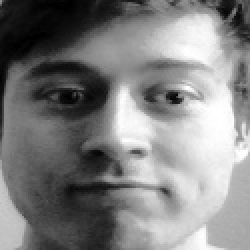
#> input picture faceRecog/Jonas14.jpg, 125 x 125 px, given in place of the camera (shown 2 times larger)
$ python functions.py
#> lines starting #> are read from the running program, lines starting #| are printed output that depends on the picture
import cv2


def normalize_intensity(image):
    if len(image.shape) == 3:
        image = cv2.cvtColor(image, cv2.COLOR_BGR2GRAY)
    return cv2.equalizeHist(image)


def cut_face_from_image(image, faces_coord):
    for (x, y, w, h) in faces_coord:
        w_rm = int(0.2 * w / 2)
        image = image[y: y + h, x + w_rm: x + w - w_rm]
    return image


def resize_image(image, size=(50, 50)):
    if image.shape < size:
        image_resized = cv2.resize(image, size, interpolation=cv2.INTER_AREA)
    else:
        image_resized = cv2.resize(image, size, interpolation=cv2.INTER_CUBIC)
    return image_resized

if __name__ == "__main__":
    classifier = cv2.CascadeClassifier(cv2.data.haarcascades + "haarcascade_frontalface_alt2.xml")

    scale_factor = 1.2
    min_neighbours = 5
    min_size = (30, 30)
    biggest_only = True
    flags = cv2.CASCADE_FIND_BIGGEST_OBJECT | cv2.CASCADE_DO_ROUGH_SEARCH if biggest_only else cv2.CASCADE_SCALE_IMAGE

    image = cv2.VideoCapture(0)

    if not image.isOpened():
        print("no")

    while True:
        ret, img = image.read()
#> img is the input picture: shape (125, 125, 3); min 0, max 255, mean 128.6

        faces_coord = classifier.detectMultiScale(img, scaleFactor=scale_factor, minNeighbors=min_neighbours,
                                                  minSize=min_size, flags=flags)
#> faces_coord = [[6, 5, 104, 104]]

        if len(faces_coord):
            newimg = cut_face_from_image(img, faces_coord)
#> the loop in cut_face_from_image, `for (x, y, w, h) in faces_coord:` made 1 pass
#> (x, y, w, h, w_rm) on pass 1: (6, 5, 104, 104, 10)
#> pass 1, in cut_face_from_image, `image = image[y: y + h, x + w_rm: x + w - w_rm]`:
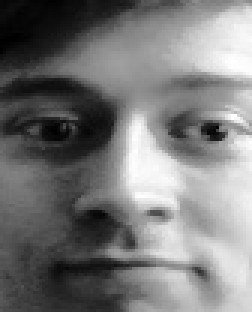
#> image: shape (104, 84, 3) (shown 3 times larger); min 0, max 255, mean 120.3

            newimg = normalize_intensity(newimg)

            newimg = resize_image(newimg, (125, 125))
#> in resize_image, `image_resized = cv2.resize(image, size, interpolation=cv2.INTER_AREA)`:
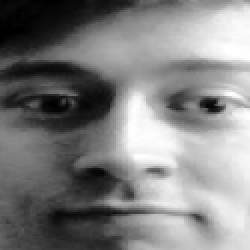
#> image_resized: shape (125, 125) (shown 2 times larger); min 0, max 255, mean 127.8

            cv2.imshow("hello", newimg)
        else:
            cv2.imshow("hello", img)

        if ord('q') == cv2.waitKey(10):
#> (key q is pressed here)
            exit(0)
#> (the program exits here)

$ run again, on faceRecog/face.jpg
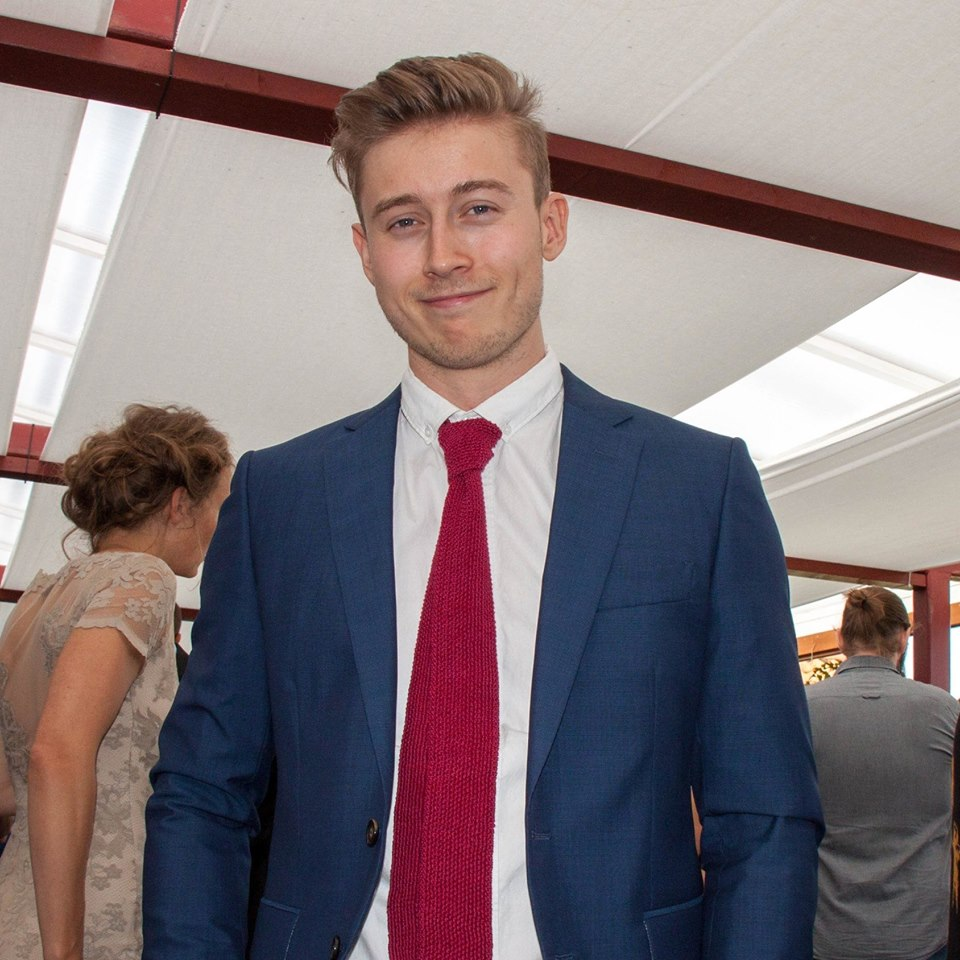
#> input picture faceRecog/face.jpg, 960 x 960 px, given in place of the camera
#> img is the input picture: shape (960, 960, 3); mean B, G, R 121.5, 117.6, 130.5
#> faces_coord = [[336, 134, 215, 215]]
#> the loop in cut_face_from_image, `for (x, y, w, h) in faces_coord:` made 1 pass
#> (x, y, w, h, w_rm) on pass 1: (336, 134, 215, 215, 21)
#> in normalize_intensity, `return cv2.equalizeHist(image)`:
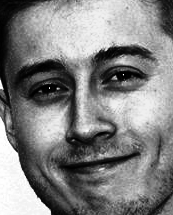
#> returned value: shape (215, 173); min 0, max 255, mean 128.9
#> in resize_image, `image_resized = cv2.resize(image, size, interpolation=cv2.INTER_CUBIC)`:
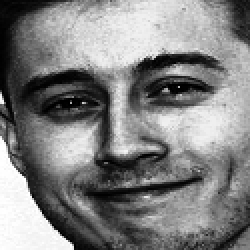
#> image_resized: shape (125, 125) (shown 2 times larger); min 0, max 255, mean 128.9

$ run again, on faceRecog/face2.jpg
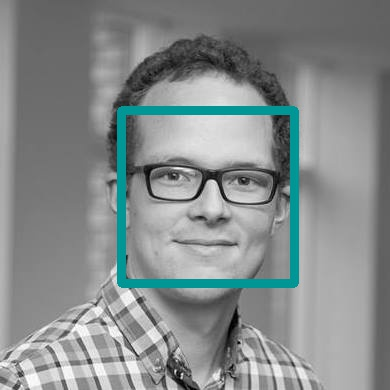
#> input picture faceRecog/face2.jpg, 390 x 390 px, given in place of the camera
#> img is the input picture: shape (390, 390, 3); mean B, G, R 139.4, 139.4, 133.4
#> faces_coord = [[111, 104, 191, 191]]
#> the loop in cut_face_from_image, `for (x, y, w, h) in faces_coord:` made 1 pass
#> (x, y, w, h, w_rm) on pass 1: (111, 104, 191, 191, 19)
#> in normalize_intensity, `return cv2.equalizeHist(image)`:
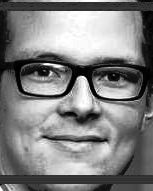
#> returned value: shape (191, 153); min 0, max 255, mean 128.8
#> in resize_image, `image_resized = cv2.resize(image, size, interpolation=cv2.INTER_CUBIC)`:
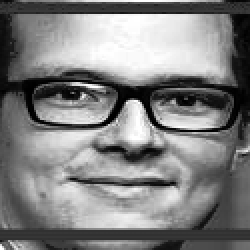
#> image_resized: shape (125, 125) (shown 2 times larger); min 0, max 255, mean 128.9
